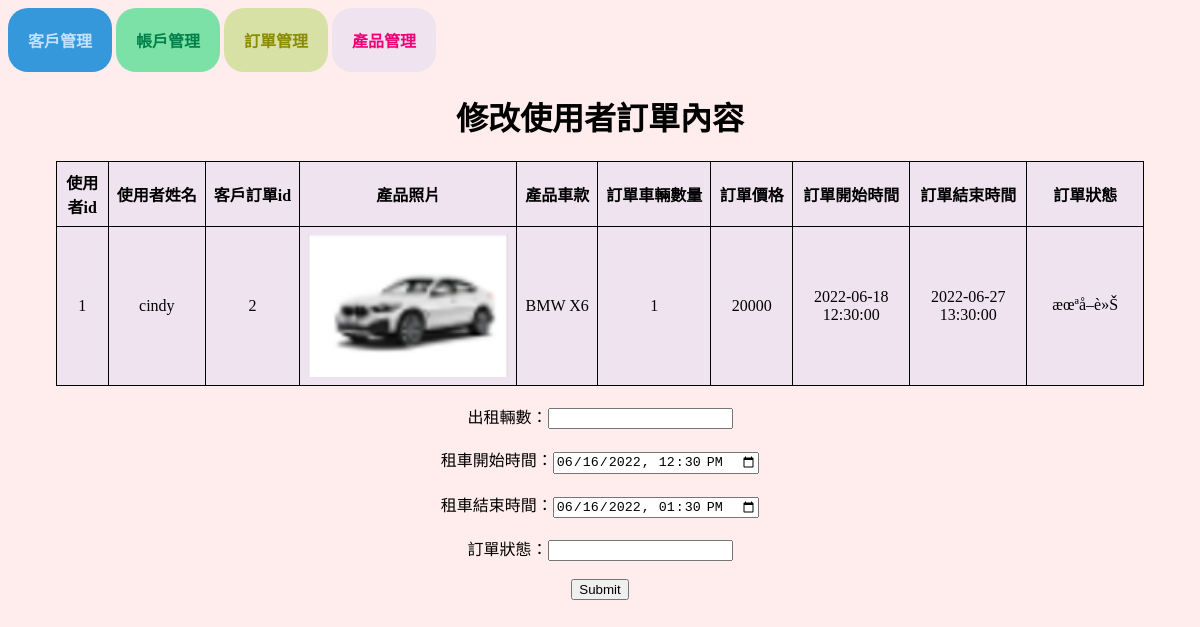
The app's page /modify_order.php?userorder_id=8 with its own data.
### tables this page shows
CREATE TABLE `userorder` (
  `userorder_id` int(11) NOT NULL,
  `user_id` int(11) NOT NULL,
  `user_name` varchar(10) NOT NULL,
  `product_id` int(10) NOT NULL,
  `product_photo` varchar(50) NOT NULL,
  `product_type` varchar(50) NOT NULL,
  `order_number` int(20) NOT NULL,
  `order_price` int(10) NOT NULL,
  `order_starttime` datetime NOT NULL,
  `order_endtime` datetime NOT NULL,
  `order_date` date NOT NULL,
  `order_return` text NOT NULL
);

### modify_order.php (the view, shortened to what this page needs)
<html lang="Zh-TW">
    <head>
        <link rel="stylesheet" href="user.css">
    </head>
    <body>
        <body style="background-color:	#FFECEC;">
        <button value="客戶管理" class="client1" onclick="location.href='user.php'">客戶管理</button>
        <button value="帳戶管理" class="account1" onclick="location.href='information.php'">帳戶管理</button>
        <button value="訂單管理" class="order1" onclick="location.href='order.php'">訂單管理</button>
        <button value="產品管理" class="product1" onclick="location.href='commodity.php'">產品管理</button>
        <?php
    require("DBconnect.php");
    $userorder_id=$_GET["userorder_id"];
    $SQL="SELECT * FROM userorder WHERE userorder_id=$userorder_id";
    ?>
<center>
    <h1>修改使用者訂單內容</h1>
    <?php
    if($result=mysqli_query($link,$SQL)){
        echo "<table border='1'>";
        echo "
            <td width=35 align="."center"."><strong>使用者id</strong></td>
            <td align="."center"."><strong>使用者姓名</strong></td>
            <td align="."center"."><strong>客戶訂單id</strong></td>
            <td align="."center"."><strong>產品照片</strong></td>
            <td align="."center"."><strong>產品車款</strong></td>
            <td align="."center"."><strong>訂單車輛數量</strong></td>
            <td width=65 align="."center"."><strong>訂單價格</strong></td>
            <td width=100 align="."center"."><strong>訂單開始時間</strong></td>
            <td width=100  align="."center"."><strong>訂單結束時間</strong></td>
            <td width=100  align="."center"."><strong>訂單狀態</strong></td>       ";
        while($row=mysqli_fetch_assoc($result)){
            echo "<tr>";
            echo "<td>".$row["user_id"]."</td><td>".$row["user_name"]."</td><td>".$row["product_id"]."</td><td>"."<img src=".$row["product_photo"]." width=200></td><td>".$row["product_type"]."</td><td>".$row["order_number"]."</td><td>".$row["order_price"]."</td><td>".$row["order_starttime"]."</td><td>".$row["order_endtime"]."</td><td>".$row["order_return"]."</td>";
            echo "</tr>";
        }
        echo "</table><br>";
    }
    ?>
    <center>
    <form action="modify_order_confirm.php" method="post" style="width: 80%;" enctype="multipart/form-data">
        出租輛數：<input type="number" name="order_number" required><br><br>
        租車開始時間：<input type="datetime-local" name="order_starttime" value="2022-06-16T12:30"><br><br>
        租車結束時間：<input type="datetime-local" name="order_endtime" value="2022-06-16T13:30"><br><br>
        訂單狀態：<input type="text" name="order_return" required><br><br>
        <input type="submit"><br><br>
        </form>
        </center>

### user.css (style rules this page uses)
table { border: 0; border-collapse: collapse; background-color: #efe3ef; color: #000000; border: solid 1px #000000; }
td { border: solid 1px #000000; text-align: center; padding: 8px; }
button.client1 { background-color: #3498db; color: #C4E1FF; font-size:medium; font-weight:bold; padding: 20px; border: none; border-radius: 20px; cursor: pointer; }
button.account1 { background-color: #7ce1a6; color: #01814A; font-size:medium; font-weight:bold; padding: 20px; border: none; border-radius: 20px; cursor: pointer; }
button.order1 { background-color: #d8e1a5; color:#8C8C00; font-size:medium; font-weight:bold; padding: 20px; border: none; border-radius: 20px; cursor: pointer; }
button.product1 { background-color: #efe3ef; color: #F00078; font-size:medium; font-weight:bold; padding: 20px; border: none; border-radius: 20px; cursor: pointer; }

### records on screen
userorder: user "1", user_name "cindy", product "2", product_photo (picture), product_type "BMW X6", order_number "1", order_price "20000", order_starttime "2022-06-18 12:30:00", order_endtime "2022-06-27 13:30:00", order_return "æœªå–è»Š"
